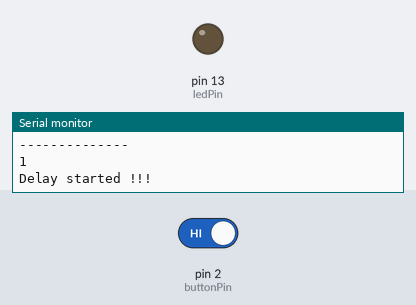
A sketch run on a simulated Arduino Uno, built with avr-gcc and run on an emulated ATmega328P. Parts: output pins drawn as LEDs (lit = HIGH), the last lines printed to the serial monitor. Inputs (shaded band) come from the test bench; at power-on: pin 2 (buttonPin) HIGH.

Above: at 5.8 s.
5.9 s: pin 2 (buttonPin) driven LOW
At 11.2 s:
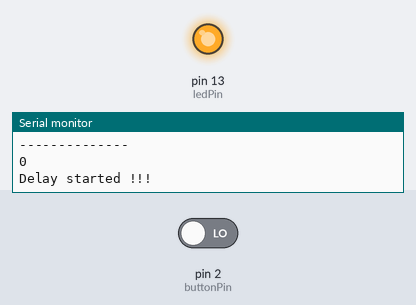
11.7 s: pin 2 (buttonPin) driven HIGH
At 12.6 s:
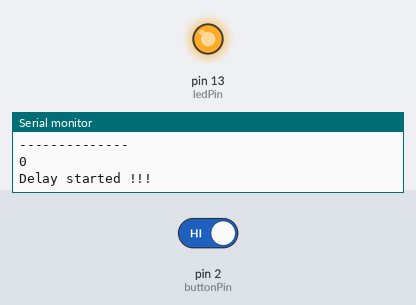
Timing chart, 0 to 14.7 s (numbered marks = the images above; inputs shaded):
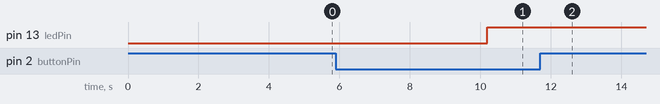

Measured:
- after the input at 5.9 s, pin 13 (ledPin): LOW → HIGH after 4.3 s
- after the input at 11.7 s, pin 13 (ledPin): stays HIGH (without the input it goes to LOW after 3.7 s)

The sketch:

No_Interrupt.ino
```cpp
/*
  LED Toggle
  led-toggle.ino
  Use pushbutton switch to toggle LED

  DroneBot Workshop 2022
  https://dronebotworkshop.com
*/

// Define LED and switch connections
const byte ledPin = 13;
const byte buttonPin = 2;

// Boolean to represent toggle state

volatile bool toggleState = false;

void checkSwitch() {
  // Check status of switch
  // Toggle LED if button pressed
  Serial.println(digitalRead(buttonPin));
  if (digitalRead(buttonPin) == LOW) {
    // Switch was pressed
    // Slight delay to debounce
    delay(200);
    // Change state of toggle
    toggleState = !toggleState;
    // Indicate state on LED
    digitalWrite(ledPin,toggleState);
  }
}

void setup() {
  Serial.begin(9600);
  // Set LED pin as output
  pinMode(ledPin, OUTPUT);
  // Set switch pin as INPUT with pullup
  pinMode(buttonPin, INPUT_PULLUP);


}

void loop() {

  // Check switch
  checkSwitch();

  // Add a 5 second time delay
  Serial.println("Delay started !!!");
  delay(5000);
  Serial.println("Delay finished");
  Serial.println("--------------");

}
```
